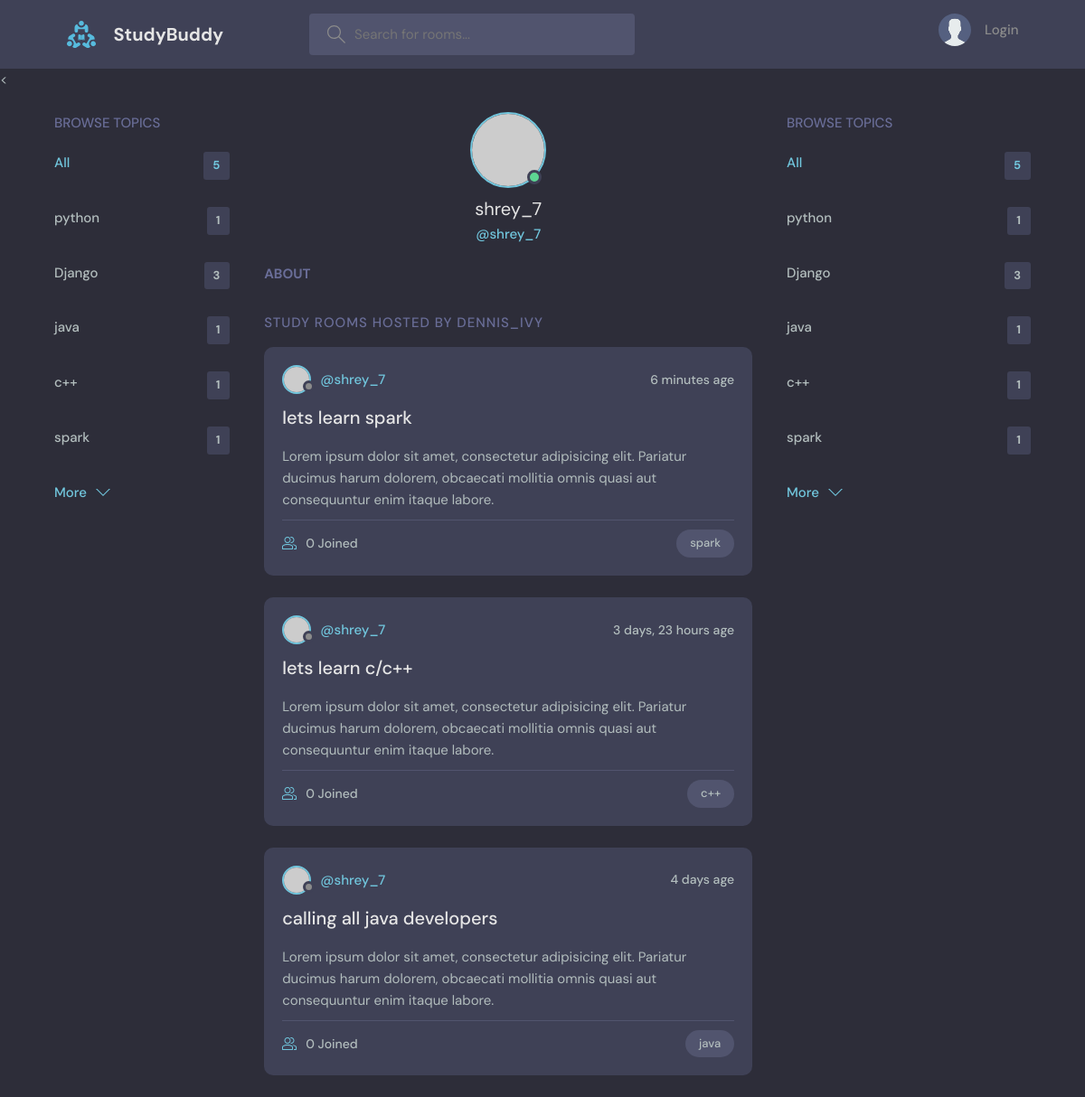
The app's page /profile/7/, older data.
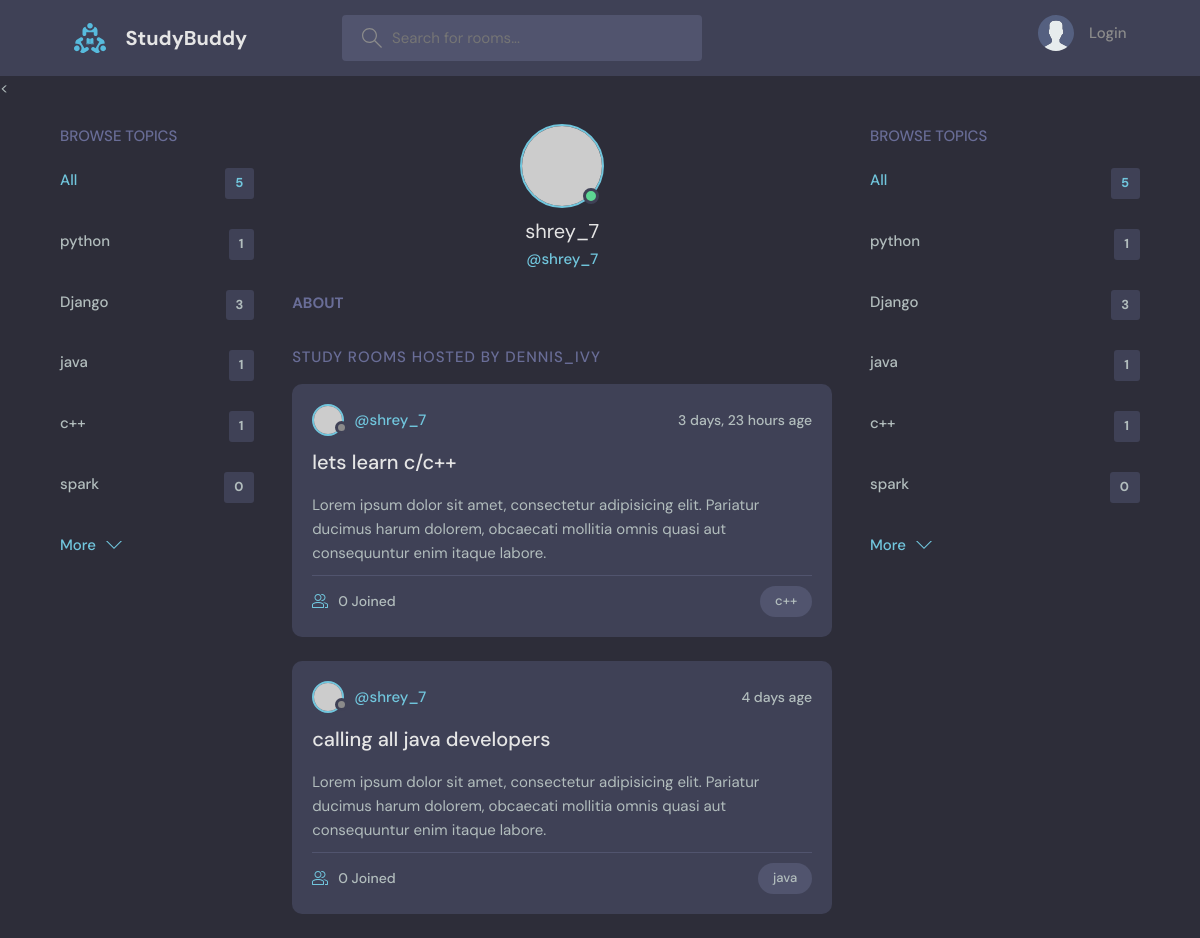
The same page, newer data.
### base/models.py (models this page shows, shortened)
class Topic(models.Model):
    name = models.CharField(max_length=200)

class Room(models.Model):
    host = models.ForeignKey(User, on_delete=models.SET_NULL, null=True)
    topic = models.ForeignKey(Topic, on_delete=models.SET_NULL, null=True)
    name = models.CharField(max_length=200)
    description = models.TextField(null=True, blank=True)
    participants = models.ManyToManyField(User, related_name='participants', blank=True)
    updated = models.DateTimeField(auto_now=True)
    created = models.DateTimeField(auto_now_add=True) #auto_now_add only takes a timestamp
    class Meta:
        ordering = ['-updated', '-created']

### base/views.py (the view)
# urls.py: path('profile/<str:pk>/', views.userProfile, name='user-profile'),
def userProfile(request, pk):
    user = User.objects.get(id=pk)
    rooms = user.room_set.all()
    room_messages = user.message_set.all()
    topics = Topic.objects.all()
    context = {'user': user, 'rooms': rooms,'room_messages':room_messages, 'topics': topics}
    return render(request, 'base/profile.html', context)

### base/templates/base/profile.html (shortened to what this page needs)
{% extends 'main.html' %}
{% block content %}
  <main class="profile-page layout layout--3">
    <div class="container">
      {% include 'base/topic_components.html' %}
      <div class="roomList">
        <div class="profile">
          <div class="profile__avatar">
            <div class="avatar avatar--large active">
              <img src="https://randomuser.me/api/portraits/men/11.jpg" />
            </div>
          </div>
          <div class="profile__info">
            <h3>{{user.username}}</h3>
            <p>@{{user.username}}</p>
          </div>
          <div class="profile__about">
            <h3>About</h3>
          </div>
        </div>
        <div class="roomList__header">
          <div>
            <h2>Study Rooms Hosted by dennis_ivy</a>
            </h2>
          </div>
        </div>
       {% include 'base/feed_components.html' %}
      </div>
      {% include 'base/topic_components.html' %}
    </div>
  </main>
{% endblock content%}

### templates1/main.html (shortened to what this page needs)
<!DOCTYPE html>
{% load static %}
<html lang="en">
  <head>
    <link rel="stylesheet" href="{% static 'styles/style.css' %}" />
  </head>
  <body>
     {% include 'navbar.html' %}
     {% block content %}
    {% endblock %}
  </body>
</html>

### templates1/navbar.html (shortened to what this page needs)
{% load static %}
<header class="header header--loggedIn">
      <div class="container">
        <a href="{% url 'home' %}" class="header__logo">
          <img src="{% static 'images/logo.svg' %}" />
          <h1>StudyBuddy</h1>
        </a>
        <form class="header__search" method="GET" action="{% url 'home' %}">
          <label>
            <input name="q" placeholder="Search for rooms..." />
          </label>
        </form>
        <nav class="header__menu">
          {% if request.user.is_authenticated %}
          <div class="header__user">
            <a href="{% url 'update-user' %}">
              <div class="avatar avatar--medium active">
                <img src="https://randomuser.me/api/portraits/men/37.jpg" />
              </div>
              <p>{{request.user.username}} <span>@{{request.user.username}}</span></p>
            </a>
            <button class="dropdown-button">
              <svg version="1.1" xmlns="http://www.w3.org/2000/svg" width="32" height="32" viewBox="0 0 32 32">
                <title>chevron-down</title>
                <path d="M16 21l-13-13h-3l16 16 16-16h-3l-13 13z"></path>
              </svg>
            </button>
          </div>
          {% else %}
          <a href="{% url 'login' %}">
            <img src="{% static 'images/avatar.svg'  %}" />
            <p>Login</p>
          </a>
          {% endif %}
        </nav>
      </div>
    </header>
<

### base/templates/base/topic_components.html
<div class="topics">
          <div class="topics__header">
            <h2>Browse Topics</h2>
          </div>
          <ul class="topics__list">
            <li>
              <a href="{% url 'home'%}" class="active">All <span>{{topics.count}}</span></a>
            </li>
              {% for topic in topics %}
            <li>
              <a href="{% url 'home' %}?q={{topic.name}} ">{{ topic.name }} <span>{{topic.room_set.all.count}}</span></a>
            </li>
              {% endfor %}
          </ul>
          <a class="btn btn--link" href="topics.html">
            More
            <svg version="1.1" xmlns="http://www.w3.org/2000/svg" width="32" height="32" viewBox="0 0 32 32">
              <title>chevron-down</title>
              <path d="M16 21l-13-13h-3l16 16 16-16h-3l-13 13z"></path>
            </svg>
          </a>
        </div>

### base/templates/base/feed_components.html (shortened to what this page needs)
{% for room in rooms %}
<div class="roomListRoom">
    <div class="roomListRoom__header">
        {% if room.host %}
        <a href="{% url 'user-profile' room.host.id %}" class="roomListRoom__author">
            <div class="avatar avatar--small">
                <img src="https://randomuser.me/api/portraits/women/11.jpg" />
            </div>
            <span>@{{room.host.username}}</span>
        </a>
        {% endif %}
        <div class="roomListRoom__actions">
            <span>{{room.created|timesince}} age</span>
        </div>
    </div>
    <div class="roomListRoom__content">
        <a href="{% url 'room' room.id %}">{{room.name}}</a>
        <p>
            Lorem ipsum dolor sit amet, consectetur adipisicing elit. Pariatur ducimus harum dolorem, obcaecati mollitia omnis quasi aut consequuntur enim itaque labore.
        </p>
    </div>
    <div class="roomListRoom__meta">
        <a href="{% url 'room' room.id %}" class="roomListRoom__joined">
            {{room.participants.all.count}} Joined
        </a>
        <p class="roomListRoom__topic">{{room.topic.name}}</p>
    </div>
</div>
{% endfor %}

Row changes from the older to the newer data that the page shows:
removed Room: host.username "shrey_7", created "6 minutes", name "lets learn spark", participants.all.count "0", topic.name "spark"
computed for Topic "spark": room_set.all.count "1" → "0"
